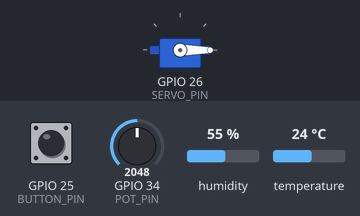
Bench run of a sketch on a simulated ESP32. Parts: servo. The inputs (shaded band) are chosen by the test bench; at power-on: GPIO 25 (BUTTON_PIN) HIGH, GPIO 34 (POT_PIN) = 2048, humidity 55 %, temperature 24 °C. WiFi joins after 1.5 s; servers stay silent unless stated; random numbers use the default seed unless the sketch sets one; no MQTT or app messages arrive unless stated; what the sketch prints to the serial monitor is not drawn.

Above: at 2.7 s.
2.8 s: GPIO 25 (BUTTON_PIN) pulled LOW for 0.15 s
At 4.1 s:
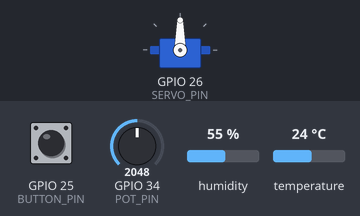
5.9 s: GPIO 25 (BUTTON_PIN) pulled LOW for 1 s
At 6.5 s:
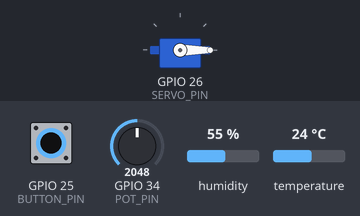
11.5 s: GPIO 25 (BUTTON_PIN) pulled LOW for 3.2 s
At 11.9 s:
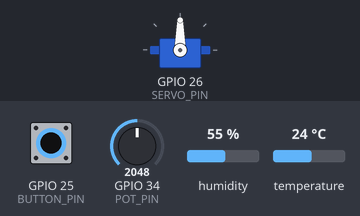
Timing chart, 0 to 14.5 s (numbered marks = the images above; inputs shaded):
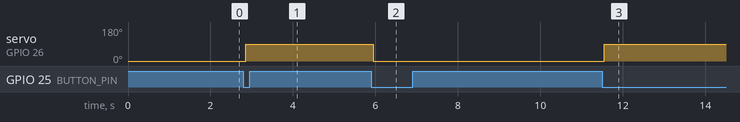

The sketch:

Project_ESP2.ino
```cpp
/*
  AgriGuard IoT Node - Capstone Demonstration Code (ESP32 Classic)
  UPDATED: Added DHT Sensor, Hybrid Control (Button + MQTT Cloud)
*/

#include <ESP32Servo.h>
#include <WiFi.h>
#include <PubSubClient.h>
#include <WiFiClientSecure.h>
#include <ArduinoJson.h>
#include <DHT.h> // NEW: Adafruit DHT Library

// --- Wi-Fi & MQTT Configuration ---
const char* ssid = "YOUR-2.4GHZ-WIFI-SSID";
const char* password = "YOUR-2.4GHZ-WIFI-PASSWORD";

const char* mqtt_server = "YOUR-HIVEMQ-SERVER-LINK";
const int mqtt_port = 8883;

const char* mqtt_user = "YOUR-HIVEMQ-USERNAME"; // From your HiveMQ Cloud Access Management
const char* mqtt_pass = "YOUR-HIVEMQ-PASSWORD"; // From your HiveMQ Cloud Access Management

const char* telemetryTopic = "undersoil/telemetry";
const char* commandTopic = "undersoil/commands";

// --- Pin Definitions (Matched to generic ESP-WROOM-32) ---
const int POT_PIN = 34;
const int SERVO_PIN = 26;
const int BUTTON_PIN = 25;
const int DHT_PIN = 4;
#define DHTTYPE DHT11        // Change to DHT22 if necessary

// --- State Variables ---
bool isValveOpen = false;
float currentFlowRate = 0.0;
float currentTemp = 0.0;
float currentHumidity = 0.0;
bool lastButtonState = HIGH;

unsigned long lastSyncTime = 0;
const unsigned long syncInterval = 5000;

// --- Timed Watering (scheduled by the backend: {"valveIsOpen": true, "duration": <minutes>}) ---
// The ESP32 closes the valve itself when the timer ends, so watering stops even if Wi-Fi/MQTT drops.
const unsigned long MAX_WATERING_MINUTES = 180; // Safety cap on any single timed run
bool wateringTimerActive = false;
unsigned long wateringStartMs = 0;
unsigned long wateringDurationMs = 0;

unsigned long lastReconnectAttempt = 0;
const unsigned long reconnectInterval = 5000;

Servo valveServo;
// CRITICAL: Must use WiFiClientSecure for port 8883
WiFiClientSecure espClient;
PubSubClient mqttClient(espClient);
DHT dht(DHT_PIN, DHTTYPE);

// --- CLOUD COMMAND LISTENER ---
void mqttCallback(char* topic, byte* payload, unsigned int length) {
  Serial.print("☁️ CLOUD COMMAND ARRIVED: ");
  String messageTemp;
  for (int i = 0; i < length; i++) {
    messageTemp += (char)payload[i];
  }

  Serial.println(messageTemp);

  JsonDocument doc;
  DeserializationError error = deserializeJson(doc, messageTemp);

  // Ignore malformed messages instead of treating a missing key as "close"
  if (error || !doc["valveIsOpen"].is<bool>()) {
    Serial.println("⚠️ Ignored command: missing or invalid 'valveIsOpen'");
    return;
  }

  bool cloudWantsValveOpen = doc["valveIsOpen"];

  if (cloudWantsValveOpen && doc["duration"].is<int>() && doc["duration"].as<int>() > 0) {
    startWateringTimer(doc["duration"].as<unsigned long>());
  } else if (!cloudWantsValveOpen) {
    cancelWateringTimer();
  }

  if (cloudWantsValveOpen != isValveOpen) {
    isValveOpen = cloudWantsValveOpen;
    updatePhysicalValve();
    Serial.println("📱 Valve state changed via CLOUD!");
    sendTelemetryPayload();
  }
}

// --- WATERING TIMER ---
void startWateringTimer(unsigned long minutes) {
  if (minutes > MAX_WATERING_MINUTES) minutes = MAX_WATERING_MINUTES;
  unsigned long requestedMs = minutes * 60UL * 1000UL;
  unsigned long now = millis();

  // Overlapping schedules: keep whichever run ends later instead of cutting the current one short
  if (wateringTimerActive) {
    unsigned long remainingMs = wateringDurationMs - (now - wateringStartMs);
    if (remainingMs >= requestedMs) {
      Serial.println("⏱️ Timer already runs longer; keeping current end time.");
      return;
    }
  }

  wateringTimerActive = true;
  wateringStartMs = now;
  wateringDurationMs = requestedMs;
  Serial.println("⏱️ Timed watering: auto-close in " + String(minutes) + " min");
}

void cancelWateringTimer() {
  if (wateringTimerActive) {
    wateringTimerActive = false;
    Serial.println("⏱️ Watering timer cancelled.");
  }
}

void checkWateringTimer() {
  // Unsigned subtraction stays correct across the ~49-day millis() rollover
  if (wateringTimerActive && millis() - wateringStartMs >= wateringDurationMs) {
    wateringTimerActive = false;
    if (isValveOpen) {
      isValveOpen = false;
      updatePhysicalValve();
      Serial.println("⏱️ Watering duration finished: valve CLOSED automatically.");
      sendTelemetryPayload();
    }
  }
}

void setup() {
  Serial.begin(115200);
  Serial.println("Starting AgriGuard IoT Node (Secure MQTT)...");

  pinMode(POT_PIN, INPUT);
  pinMode(BUTTON_PIN, INPUT_PULLUP);
  dht.begin();

  valveServo.attach(SERVO_PIN);
  updatePhysicalValve();

  Serial.print("Connecting to Wi-Fi");
  WiFi.begin(ssid, password);
  while (WiFi.status() != WL_CONNECTED) {
    delay(500);
    Serial.print(".");
  }
  Serial.println("\nWi-Fi Connected!");

  // CRITICAL: Tells the ESP32 to skip checking the server's SSL certificate
  // to save memory and prevent connection rejections.
  espClient.setInsecure();

  mqttClient.setServer(mqtt_server, mqtt_port);
  mqttClient.setCallback(mqttCallback);
}

// Non-blocking: makes one attempt at most every 5 seconds so loop() (button, sensors and the
// watering timer) keeps running while the broker is unreachable.
void reconnect() {
  unsigned long now = millis();
  if (lastReconnectAttempt != 0 && now - lastReconnectAttempt < reconnectInterval) return;
  lastReconnectAttempt = now;

  Serial.print("Attempting Secure MQTT connection... ");

  // Generate a unique ID to prevent HiveMQ from kicking us off
  String clientId = "AgriGuard-ESP32-";
  clientId += String(random(0, 0xffff), HEX);

  // Connect WITH the HiveMQ Cloud Username and Password
  if (mqttClient.connect(clientId.c_str(), mqtt_user, mqtt_pass)) {
    Serial.println("[✓] Connected to Private Broker!");
    mqttClient.subscribe(commandTopic);
  } else {
    Serial.print("FAILED, rc=");
    Serial.print(mqttClient.state());
    Serial.println(" (Trying again in 5 seconds)");
  }
}

void updatePhysicalValve() {
  if (isValveOpen) {
    valveServo.write(90);
  } else {
    valveServo.write(0);
  }
}

void loop() {
  if (!mqttClient.connected()) {
    reconnect();
  } else {
    mqttClient.loop();
  }

  // 0. TIMED WATERING AUTO-CLOSE (runs even while offline)
  checkWateringTimer();

  // 1. LOCAL BUTTON OVERRIDE
  bool buttonState = digitalRead(BUTTON_PIN);
  if (buttonState == LOW && lastButtonState == HIGH) {
    delay(50);
    isValveOpen = !isValveOpen;
    cancelWateringTimer(); // Manual override takes over from any scheduled run
    updatePhysicalValve();
    Serial.println("🖐️ Valve state changed via PHYSICAL BUTTON!");
    sendTelemetryPayload();
  }
  lastButtonState = buttonState;

  // 2. GATHER SENSOR DATA
  float h = dht.readHumidity();
  float t = dht.readTemperature();
  if (!isnan(h) && !isnan(t)) {
    currentHumidity = h;
    currentTemp = t;
  }

 // 3. FAULT INJECTION LOGIC (Baseline + Anomaly)
  float baseFlow = 0.0;
  if (isValveOpen) {
      // Baseline flow of ~40 LPM when valve is open
      baseFlow = random(400, 551) / 100.0;
  }else {
      // Valve is closed. Base flow is strictly zero.
      baseFlow = 0.00;
  }

  // Read the raw potentiometer value (0 to 4095)
  int rawAnalogValue = analogRead(POT_PIN);

  // AGGRESSIVE DEADZONE: Ignore electrical static under 800
  float anomalyFlow = 0.0;
  if (rawAnalogValue > 800) {
      // Map the remaining knob movement (800 - 4095) to an extra 0 - 80 LPM leak
      anomalyFlow = map(rawAnalogValue, 800, 4095, 0, 80);
  }

  // Calculate the final flow rate
  // If valve is closed (0.00) but pot is turned, it simulates a burst pipe!
  currentFlowRate = baseFlow + anomalyFlow;
  // 4. TRANSMIT TELEMETRY
  if (millis() - lastSyncTime >= syncInterval) {
    lastSyncTime = millis();
    sendTelemetryPayload();
    }
  }

void sendTelemetryPayload() {
  String jsonPayload = "{";
  jsonPayload += "\"deviceId\": \"ESP32_WROOM_ZONE_1\",";
  jsonPayload += "\"flowRateLitersPerMin\": " + String(currentFlowRate, 2) + ",";
  jsonPayload += "\"valveIsOpen\": " + String(isValveOpen ? "true" : "false") + ",";
  jsonPayload += "\"temperatureCelsius\": " + String(currentTemp, 2) + ",";
  jsonPayload += "\"humidityPercentage\": " + String(currentHumidity, 2);
  jsonPayload += "}";

  if (mqttClient.connected()) {
    mqttClient.publish(telemetryTopic, jsonPayload.c_str());
    Serial.println("[\u2713] MQTT Published: " + jsonPayload);
  }
}
```

Measured:
- after the input at 2.8 s, servo on GPIO 26 (SERVO_PIN): 0° → 90° after 0.05 s
- after the input at 5.9 s, servo on GPIO 26 (SERVO_PIN): 90° → 0° after 0.05 s
- after the input at 11.5 s, servo on GPIO 26 (SERVO_PIN): 0° → 90° after 0.05 s
